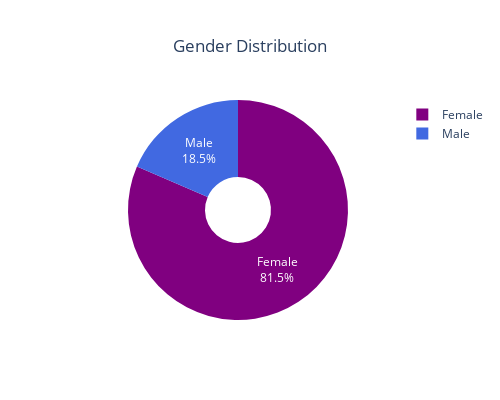

Write notebook code for a chart like this one.
### Markdown cell above
**Observations**
* Study group can be considered pretty young with the highest number of patients lying in the range of 25-40 age group (adult)
* The age distribution for females shows a higher count in the 20-25 age range.
* The age distribution for males shows a higher count in the 30-35 age range.
* In both cases for females and males, distribution is uniform with several peaks, but a little bit skewed to the left, demonstrating that there are more young patients than elderly ones

### Code cell
# Create a pie chart of gender distribution
fig = px.pie(
    values=df["gender"].value_counts(),
    names=df["gender"].map({"F": "Female", "M": "Male"}).unique().tolist(),
    color_discrete_sequence=["purple", "royalblue"],
    title="Gender Distribution",
    hole=0.3
)

# Update traces to show label and percent inside the pie slices
fig.update_traces(
    textposition="inside", 
    textinfo="label+percent"
)

# Update layout properties of the figure
fig.update_layout(
    width=500, 
    height=400, 
    title={
        "xanchor": "center",
        "yanchor": "top",
        "x": 0.5,
        "y": 0.9
    }
)

# Display the figure
fig.show()

### Figure 1 — Plotly figure (JSON) as saved in the notebook; plotly's stock layout.template omitted (floating-point values rounded to 4 significant figures)
{"data": [{"domain": {"x": [0, 1], "y": [0, 1]}, "hole": 0.3, "hovertemplate": "label=%{label}<br>value=%{value}<extra></extra>", "labels": ["Female", "Male"], "legendgroup": "", "name": "", "showlegend": true, "textinfo": "label+percent", "textposition": "inside", "type": "pie", "values": [312, 71]}], "layout": {"height": 400, "legend": {"tracegroupgap": 0}, "piecolorway": ["purple", "royalblue"], "title": {"text": "Gender Distribution", "x": 0.5, "xanchor": "center", "y": 0.9, "yanchor": "top"}, "width": 500}}
